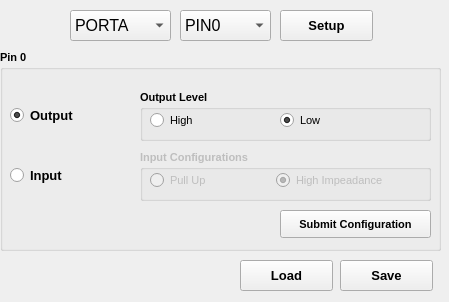
<?xml version="1.0" encoding="UTF-8"?>
<ui version="4.0">
 <class>Form</class>
 <widget class="QWidget" name="Form">
  <property name="geometry">
   <rect>
    <x>0</x>
    <y>0</y>
    <width>449</width>
    <height>302</height>
   </rect>
  </property>
  <property name="windowTitle">
   <string>Form</string>
  </property>
  <widget class="QGroupBox" name="Pin_GroupBox">
   <property name="geometry">
    <rect>
     <x>0</x>
     <y>50</y>
     <width>441</width>
     <height>201</height>
    </rect>
   </property>
   <property name="font">
    <font>
     <pointsize>8</pointsize>
     <weight>75</weight>
     <bold>true</bold>
    </font>
   </property>
   <property name="title">
    <string>Pin 0</string>
   </property>
   <widget class="QRadioButton" name="Output_RadioButton">
    <property name="geometry">
     <rect>
      <x>10</x>
      <y>50</y>
      <width>111</width>
      <height>31</height>
     </rect>
    </property>
    <property name="font">
     <font>
      <pointsize>10</pointsize>
      <weight>75</weight>
      <bold>true</bold>
     </font>
    </property>
    <property name="text">
     <string>Output</string>
    </property>
    <property name="checked">
     <bool>true</bool>
    </property>
   </widget>
   <widget class="QRadioButton" name="Input_RadioButton">
    <property name="geometry">
     <rect>
      <x>10</x>
      <y>110</y>
      <width>111</width>
      <height>31</height>
     </rect>
    </property>
    <property name="font">
     <font>
      <pointsize>10</pointsize>
      <weight>75</weight>
      <bold>true</bold>
     </font>
    </property>
    <property name="text">
     <string>Input</string>
    </property>
   </widget>
   <widget class="QGroupBox" name="OutputLevel_GroupBox">
    <property name="geometry">
     <rect>
      <x>140</x>
      <y>40</y>
      <width>291</width>
      <height>51</height>
     </rect>
    </property>
    <property name="font">
     <font>
      <pointsize>8</pointsize>
      <weight>75</weight>
      <bold>true</bold>
     </font>
    </property>
    <property name="title">
     <string>Output Level</string>
    </property>
    <widget class="QRadioButton" name="High_RadioButton">
     <property name="geometry">
      <rect>
       <x>10</x>
       <y>20</y>
       <width>97</width>
       <height>20</height>
      </rect>
     </property>
     <property name="font">
      <font>
       <pointsize>8</pointsize>
       <weight>50</weight>
       <bold>false</bold>
      </font>
     </property>
     <property name="text">
      <string>High</string>
     </property>
    </widget>
    <widget class="QRadioButton" name="Low_RadioButton">
     <property name="geometry">
      <rect>
       <x>140</x>
       <y>20</y>
       <width>97</width>
       <height>20</height>
      </rect>
     </property>
     <property name="font">
      <font>
       <pointsize>8</pointsize>
       <weight>50</weight>
       <bold>false</bold>
      </font>
     </property>
     <property name="text">
      <string>Low</string>
     </property>
     <property name="checked">
      <bool>true</bool>
     </property>
    </widget>
   </widget>
   <widget class="QGroupBox" name="InputConfigurations_GroupBox">
    <property name="enabled">
     <bool>false</bool>
    </property>
    <property name="geometry">
     <rect>
      <x>140</x>
      <y>100</y>
      <width>291</width>
      <height>51</height>
     </rect>
    </property>
    <property name="font">
     <font>
      <pointsize>8</pointsize>
      <weight>75</weight>
      <bold>true</bold>
     </font>
    </property>
    <property name="title">
     <string>Input Configurations</string>
    </property>
    <widget class="QRadioButton" name="PullUp_RadioButton">
     <property name="geometry">
      <rect>
       <x>10</x>
       <y>20</y>
       <width>97</width>
       <height>20</height>
      </rect>
     </property>
     <property name="font">
      <font>
       <pointsize>8</pointsize>
       <weight>50</weight>
       <bold>false</bold>
      </font>
     </property>
     <property name="text">
      <string>Pull Up</string>
     </property>
    </widget>
    <widget class="QRadioButton" name="HighImpeadance_RadioButton">
     <property name="geometry">
      <rect>
       <x>136</x>
       <y>20</y>
       <width>131</width>
       <height>20</height>
      </rect>
     </property>
     <property name="font">
      <font>
       <pointsize>8</pointsize>
       <weight>50</weight>
       <bold>false</bold>
      </font>
     </property>
     <property name="text">
      <string>High Impeadance</string>
     </property>
     <property name="checked">
      <bool>true</bool>
     </property>
    </widget>
   </widget>
   <widget class="QPushButton" name="SubmitConfiguration_PushButton">
    <property name="geometry">
     <rect>
      <x>280</x>
      <y>160</y>
      <width>151</width>
      <height>28</height>
     </rect>
    </property>
    <property name="text">
     <string>Submit Configuration</string>
    </property>
   </widget>
  </widget>
  <widget class="QComboBox" name="Port_ComboBox">
   <property name="geometry">
    <rect>
     <x>70</x>
     <y>10</y>
     <width>101</width>
     <height>31</height>
    </rect>
   </property>
   <property name="font">
    <font>
     <pointsize>12</pointsize>
    </font>
   </property>
   <item>
    <property name="text">
     <string>PORTA</string>
    </property>
   </item>
   <item>
    <property name="text">
     <string>PORTB</string>
    </property>
   </item>
   <item>
    <property name="text">
     <string>PORTC</string>
    </property>
   </item>
   <item>
    <property name="text">
     <string>PORTD</string>
    </property>
   </item>
  </widget>
  <widget class="QComboBox" name="Pin_ComboBox">
   <property name="geometry">
    <rect>
     <x>180</x>
     <y>10</y>
     <width>91</width>
     <height>31</height>
    </rect>
   </property>
   <property name="font">
    <font>
     <pointsize>12</pointsize>
    </font>
   </property>
   <item>
    <property name="text">
     <string>PIN0</string>
    </property>
   </item>
   <item>
    <property name="text">
     <string>PIN1</string>
    </property>
   </item>
   <item>
    <property name="text">
     <string>PIN2</string>
    </property>
   </item>
   <item>
    <property name="text">
     <string>PIN3</string>
    </property>
   </item>
   <item>
    <property name="text">
     <string>PIN4</string>
    </property>
   </item>
   <item>
    <property name="text">
     <string>PIN5</string>
    </property>
   </item>
   <item>
    <property name="text">
     <string>PIN6</string>
    </property>
   </item>
   <item>
    <property name="text">
     <string>PIN7</string>
    </property>
   </item>
  </widget>
  <widget class="QPushButton" name="Save_PushButton">
   <property name="geometry">
    <rect>
     <x>340</x>
     <y>260</y>
     <width>93</width>
     <height>31</height>
    </rect>
   </property>
   <property name="font">
    <font>
     <pointsize>10</pointsize>
     <weight>75</weight>
     <bold>true</bold>
    </font>
   </property>
   <property name="text">
    <string>Save</string>
   </property>
  </widget>
  <widget class="QPushButton" name="Load_PushButton">
   <property name="geometry">
    <rect>
     <x>240</x>
     <y>260</y>
     <width>93</width>
     <height>31</height>
    </rect>
   </property>
   <property name="font">
    <font>
     <pointsize>10</pointsize>
     <weight>75</weight>
     <bold>true</bold>
    </font>
   </property>
   <property name="text">
    <string>Load</string>
   </property>
  </widget>
  <widget class="QPushButton" name="Setup_PushButton">
   <property name="geometry">
    <rect>
     <x>280</x>
     <y>10</y>
     <width>93</width>
     <height>31</height>
    </rect>
   </property>
   <property name="font">
    <font>
     <pointsize>10</pointsize>
     <weight>75</weight>
     <bold>true</bold>
    </font>
   </property>
   <property name="text">
    <string>Setup</string>
   </property>
  </widget>
 </widget>
 <resources/>
 <connections>
  <connection>
   <sender>Output_RadioButton</sender>
   <signal>toggled(bool)</signal>
   <receiver>InputConfigurations_GroupBox</receiver>
   <slot>setDisabled(bool)</slot>
   <hints>
    <hint type="sourcelabel">
     <x>65</x>
     <y>235</y>
    </hint>
    <hint type="destinationlabel">
     <x>285</x>
     <y>295</y>
    </hint>
   </hints>
  </connection>
  <connection>
   <sender>Input_RadioButton</sender>
   <signal>toggled(bool)</signal>
   <receiver>OutputLevel_GroupBox</receiver>
   <slot>setDisabled(bool)</slot>
   <hints>
    <hint type="sourcelabel">
     <x>65</x>
     <y>295</y>
    </hint>
    <hint type="destinationlabel">
     <x>285</x>
     <y>235</y>
    </hint>
   </hints>
  </connection>
 </connections>
</ui>
